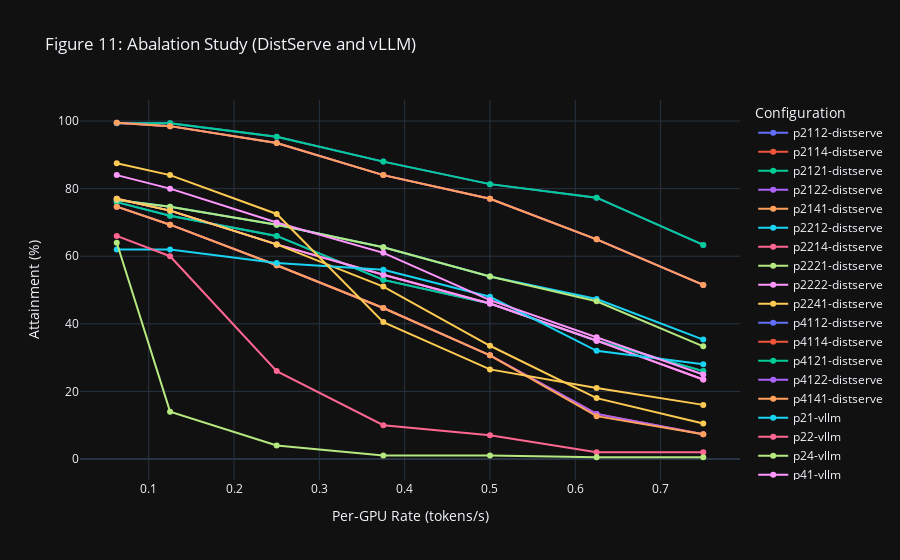

Notebook source saved alongside this figure:
### Code cell
if use_plotly:
    import plotly.graph_objects as go
    
    fig = go.Figure()
    
    # Plot the `figure_11_distserve_high`for some configurations
    # tp_prefill = 1, pp_prefill = 1, tp_decode = 1, pp_decode = 1
    # x-axis: rate
    # y-axis: attainment
    # find all combination of tp_prefill, pp_prefill, tp_decode, pp_decode
    
    configs = figure_11_distserve_high[['tp_prefill', 'pp_prefill', 'tp_decode', 'pp_decode']].drop_duplicates()
    df = figure_11_distserve_high
    
    for tp_prefill, pp_prefill, tp_decode, pp_decode in configs.values:
        config_df = df[
            (df['tp_prefill'] == tp_prefill) & (df['pp_prefill'] == pp_prefill) &
            (df['tp_decode'] == tp_decode) & (df['pp_decode'] == pp_decode)
            ]
        # plot this inside a plotly plot
        fig.add_trace(go.Scatter(
            x=config_df['per_gpu_rate'], y=config_df['attainment'],
            mode='lines+markers', name=f"p{tp_prefill}{pp_prefill}{tp_decode}{pp_decode}-distserve"
        ))
    
    # Plot the `figure_11_vllm_high`for some configurations
    # tp_prefill = 1, pp_prefill = 1
    # x-axis: rate
    # y-axis: attainment
    # find all combination of tp_prefill, pp_prefill
    
    configs = figure_11_vllm_high[['tp_prefill', 'pp_prefill']].drop_duplicates()
    df = figure_11_vllm_high
    
    for tp_prefill, pp_prefill in configs.values:
        config_df = df[
            (df['tp_prefill'] == tp_prefill) & (df['pp_prefill'] == pp_prefill)
            ]
        # plot this inside a plotly plot
        fig.add_trace(go.Scatter(
            x=config_df['per_gpu_rate'], y=config_df['attainment'],
            mode='lines+markers', name=f"p{tp_prefill}{pp_prefill}-vllm"
        ))
    
    # fig add title
    fig.update_layout(
        title="Figure 11: Abalation Study (DistServe and vLLM)",
        xaxis_title="Per-GPU Rate (tokens/s)",
        yaxis_title="Attainment (%)",
        legend_title="Configuration"
    )
    fig.write_html("visual/figure_11.full.html")
    if is_notebook_mode:
        fig.show()

### Figure 1 — Plotly figure (JSON) as saved in the notebook; plotly's stock layout.template omitted (floating-point values rounded to 4 significant figures)
{"data": [{"mode": "lines+markers", "name": "p2112-distserve", "x": [0.0625, 0.125, 0.25, 0.375, 0.5, 0.625, 0.75], "y": [76.0, 72.0, 66.0, 53.0, 46.0, 35.0, 26.0], "type": "scatter"}, {"mode": "lines+markers", "name": "p2114-distserve", "x": [0.0625, 0.125, 0.25, 0.375, 0.5, 0.625, 0.75], "y": [74.67, 69.33, 57.33, 44.67, 30.67, 13.33, 7.333], "type": "scatter"}, {"mode": "lines+markers", "name": "p2121-distserve", "x": [0.0625, 0.125, 0.25, 0.375, 0.5, 0.625, 0.75], "y": [76.0, 72.0, 66.0, 53.0, 46.0, 35.0, 26.0], "type": "scatter"}, {"mode": "lines+markers", "name": "p2122-distserve", "x": [0.0625, 0.125, 0.25, 0.375, 0.5, 0.625, 0.75], "y": [74.67, 69.33, 57.33, 44.67, 30.67, 13.33, 7.333], "type": "scatter"}, {"mode": "lines+markers", "name": "p2141-distserve", "x": [0.0625, 0.125, 0.25, 0.375, 0.5, 0.625, 0.75], "y": [74.67, 69.33, 57.33, 44.67, 30.67, 12.67, 7.333], "type": "scatter"}, {"mode": "lines+markers", "name": "p2212-distserve", "x": [0.0625, 0.125, 0.25, 0.375, 0.5, 0.625, 0.75], "y": [76.67, 74.67, 69.33, 62.67, 54.0, 47.33, 35.33], "type": "scatter"}, {"mode": "lines+markers", "name": "p2214-distserve", "x": [0.0625, 0.125, 0.25, 0.375, 0.5, 0.625, 0.75], "y": [77.0, 73.5, 63.5, 54.5, 46.0, 35.0, 23.5], "type": "scatter"}, {"mode": "lines+markers", "name": "p2221-distserve", "x": [0.0625, 0.125, 0.25, 0.375, 0.5, 0.625, 0.75], "y": [76.67, 74.67, 69.33, 62.67, 54.0, 46.67, 33.33], "type": "scatter"}, {"mode": "lines+markers", "name": "p2222-distserve", "x": [0.0625, 0.125, 0.25, 0.375, 0.5, 0.625, 0.75], "y": [77.0, 73.5, 63.5, 54.5, 46.0, 35.0, 23.5], "type": "scatter"}, {"mode": "lines+markers", "name": "p2241-distserve", "x": [0.0625, 0.125, 0.25, 0.375, 0.5, 0.625, 0.75], "y": [77.0, 73.5, 63.5, 51.0, 33.5, 18.0, 10.5], "type": "scatter"}, {"mode": "lines+markers", "name": "p4112-distserve", "x": [0.0625, 0.125, 0.25, 0.375, 0.5, 0.625, 0.75], "y": [99.33, 99.33, 95.33, 88.0, 81.33, 77.33, 63.33], "type": "scatter"}, {"mode": "lines+markers", "name": "p4114-distserve", "x": [0.0625, 0.125, 0.25, 0.375, 0.5, 0.625, 0.75], "y": [99.5, 98.5, 93.5, 84.0, 77.0, 65.0, 51.5], "type": "scatter"}, {"mode": "lines+markers", "name": "p4121-distserve", "x": [0.0625, 0.125, 0.25, 0.375, 0.5, 0.625, 0.75], "y": [99.33, 99.33, 95.33, 88.0, 81.33, 77.33, 63.33], "type": "scatter"}, {"mode": "lines+markers", "name": "p4122-distserve", "x": [0.0625, 0.125, 0.25, 0.375, 0.5, 0.625, 0.75], "y": [99.5, 98.5, 93.5, 84.0, 77.0, 65.0, 51.5], "type": "scatter"}, {"mode": "lines+markers", "name": "p4141-distserve", "x": [0.0625, 0.125, 0.25, 0.375, 0.5, 0.625, 0.75], "y": [99.5, 98.5, 93.5, 84.0, 77.0, 65.0, 51.5], "type": "scatter"}, {"mode": "lines+markers", "name": "p21-vllm", "x": [0.0625, 0.125, 0.25, 0.375, 0.5, 0.625, 0.75], "y": [62.0, 62.0, 58.0, 56.0, 48.0, 32.0, 28.0], "type": "scatter"}, {"mode": "lines+markers", "name": "p22-vllm", "x": [0.0625, 0.125, 0.25, 0.375, 0.5, 0.625, 0.75], "y": [66.0, 60.0, 26.0, 10.0, 7.0, 2.0, 2.0], "type": "scatter"}, {"mode": "lines+markers", "name": "p24-vllm", "x": [0.0625, 0.125, 0.25, 0.375, 0.5, 0.625, 0.75], "y": [64.0, 14.0, 4.0, 1.0, 1.0, 0.5, 0.5], "type": "scatter"}, {"mode": "lines+markers", "name": "p41-vllm", "x": [0.0625, 0.125, 0.25, 0.375, 0.5, 0.625, 0.75], "y": [84.0, 80.0, 70.0, 61.0, 47.0, 36.0, 25.0], "type": "scatter"}, {"mode": "lines+markers", "name": "p42-vllm", "x": [0.0625, 0.125, 0.25, 0.375, 0.5, 0.625, 0.75], "y": [87.5, 84.0, 72.5, 40.5, 26.5, 21.0, 16.0], "type": "scatter"}], "layout": {"title": {"text": "Figure 11: Abalation Study (DistServe and vLLM)"}, "xaxis": {"title": {"text": "Per-GPU Rate (tokens/s)"}}, "yaxis": {"title": {"text": "Attainment (%)"}}, "legend": {"title": {"text": "Configuration"}}}}
